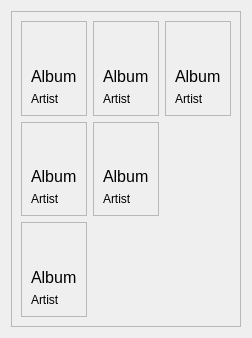
             <widget class="QWidget" name="scrollAreaWidgetContents_3">
              <property name="geometry">
               <rect>
                <x>0</x>
                <y>0</y>
                <width>251</width>
                <height>338</height>
               </rect>
              </property>
              <layout class="QVBoxLayout" name="verticalLayout_37">
               <item>
                <widget class="QFrame" name="liked_container">
                 <property name="sizePolicy">
                  <sizepolicy hsizetype="Preferred" vsizetype="Preferred">
                   <horstretch>0</horstretch>
                   <verstretch>0</verstretch>
                  </sizepolicy>
                 </property>
                 <property name="frameShape">
                  <enum>QFrame::StyledPanel</enum>
                 </property>
                 <property name="frameShadow">
                  <enum>QFrame::Raised</enum>
                 </property>
                 <layout class="QGridLayout" name="gridLayout_3">
                  <item row="0" column="2">
                   <widget class="QFrame" name="liked_card_3">
                    <property name="sizePolicy">
                     <sizepolicy hsizetype="Minimum" vsizetype="Minimum">
                      <horstretch>0</horstretch>
                      <verstretch>0</verstretch>
                     </sizepolicy>
                    </property>
                    <property name="frameShape">
                     <enum>QFrame::StyledPanel</enum>
                    </property>
                    <property name="frameShadow">
                     <enum>QFrame::Raised</enum>
                    </property>
                    <layout class="QVBoxLayout" name="verticalLayout_33">
                     <item>
                      <widget class="QLabel" name="liked_card_img_3">
                       <property name="sizePolicy">
                        <sizepolicy hsizetype="Preferred" vsizetype="Expanding">
                         <horstretch>0</horstretch>
                         <verstretch>0</verstretch>
                        </sizepolicy>
                       </property>
                       <property name="text">
                        <string/>
                       </property>
                       <property name="pixmap">
                        <pixmap resource="resource.qrc">:/icon/icomoon/heart.svg</pixmap>
                       </property>
                       <property name="scaledContents">
                        <bool>false</bool>
                       </property>
                       <property name="alignment">
                        <set>Qt::AlignCenter</set>
                       </property>
                      </widget>
                     </item>
                     <item>
                      <widget class="QLabel" name="liked_card_title_3">
                       <property name="sizePolicy">
                        <sizepolicy hsizetype="Preferred" vsizetype="Preferred">
                         <horstretch>0</horstretch>
                         <verstretch>0</verstretch>
                        </sizepolicy>
                       </property>
                       <property name="font">
                        <font>
                         <pointsize>12</pointsize>
                        </font>
                       </property>
                       <property name="text">
                        <string>Album</string>
                       </property>
                      </widget>
                     </item>
                     <item>
                      <widget class="QLabel" name="liked_card_autor_3">
                       <property name="sizePolicy">
                        <sizepolicy hsizetype="Expanding" vsizetype="Preferred">
                         <horstretch>0</horstretch>
                         <verstretch>0</verstretch>
                        </sizepolicy>
                       </property>
                       <property name="text">
                        <string>Artist</string>
                       </property>
                      </widget>
                     </item>
                    </layout>
                   </widget>
                  </item>
                  <item row="0" column="0">
                   <widget class="QFrame" name="liked_card">
                    <property name="sizePolicy">
                     <sizepolicy hsizetype="Minimum" vsizetype="Minimum">
                      <horstretch>0</horstretch>
                      <verstretch>0</verstretch>
                     </sizepolicy>
                    </property>
                    <property name="frameShape">
                     <enum>QFrame::StyledPanel</enum>
                    </property>
                    <property name="frameShadow">
                     <enum>QFrame::Raised</enum>
                    </property>
                    <layout class="QVBoxLayout" name="verticalLayout_31">
                     <item>
                      <widget class="QLabel" name="liked_card_img">
                       <property name="sizePolicy">
                        <sizepolicy hsizetype="Preferred" vsizetype="Expanding">
                         <horstretch>0</horstretch>
                         <verstretch>0</verstretch>
                        </sizepolicy>
                       </property>
                       <property name="text">
                        <string/>
                       </property>
                       <property name="pixmap">
                        <pixmap resource="resource.qrc">:/icon/icomoon/heart.svg</pixmap>
                       </property>
                       <property name="scaledContents">
                        <bool>false</bool>
                       </property>
                       <property name="alignment">
                        <set>Qt::AlignCenter</set>
                       </property>
                      </widget>
                     </item>
                     <item>
                      <widget class="QLabel" name="liked_card_title">
                       <property name="sizePolicy">
                        <sizepolicy hsizetype="Preferred" vsizetype="Preferred">
                         <horstretch>0</horstretch>
                         <verstretch>0</verstretch>
                        </sizepolicy>
                       </property>
                       <property name="font">
                        <font>
                         <pointsize>12</pointsize>
                        </font>
                       </property>
                       <property name="text">
                        <string>Album</string>
                       </property>
                      </widget>
                     </item>
                     <item>
                      <widget class="QLabel" name="liked_card_autor">
                       <property name="sizePolicy">
                        <sizepolicy hsizetype="Expanding" vsizetype="Preferred">
                         <horstretch>0</horstretch>
                         <verstretch>0</verstretch>
                        </sizepolicy>
                       </property>
                       <property name="text">
                        <string>Artist</string>
                       </property>
                      </widget>
                     </item>
                    </layout>
                   </widget>
                  </item>
                  <item row="1" column="1">
                   <widget class="QFrame" name="liked_card_5">
                    <property name="sizePolicy">
                     <sizepolicy hsizetype="Minimum" vsizetype="Minimum">
                      <horstretch>0</horstretch>
                      <verstretch>0</verstretch>
                     </sizepolicy>
                    </property>
                    <property name="frameShape">
                     <enum>QFrame::StyledPanel</enum>
                    </property>
                    <property name="frameShadow">
                     <enum>QFrame::Raised</enum>
                    </property>
                    <layout class="QVBoxLayout" name="verticalLayout_35">
                     <item>
                      <widget class="QLabel" name="liked_card_img_5">
                       <property name="sizePolicy">
                        <sizepolicy hsizetype="Preferred" vsizetype="Expanding">
                         <horstretch>0</horstretch>
                         <verstretch>0</verstretch>
                        </sizepolicy>
                       </property>
                       <property name="text">
                        <string/>
                       </property>
                       <property name="pixmap">
                        <pixmap resource="resource.qrc">:/icon/icomoon/heart.svg</pixmap>
                       </property>
                       <property name="scaledContents">
                        <bool>false</bool>
                       </property>
                       <property name="alignment">
                        <set>Qt::AlignCenter</set>
                       </property>
                      </widget>
                     </item>
                     <item>
                      <widget class="QLabel" name="liked_card_title_5">
                       <property name="sizePolicy">
                        <sizepolicy hsizetype="Preferred" vsizetype="Preferred">
                         <horstretch>0</horstretch>
                         <verstretch>0</verstretch>
                        </sizepolicy>
                       </property>
                       <property name="font">
                        <font>
                         <pointsize>12</pointsize>
                        </font>
                       </property>
                       <property name="text">
                        <string>Album</string>
                       </property>
                      </widget>
                     </item>
                     <item>
                      <widget class="QLabel" name="liked_card_autor_5">
                       <property name="sizePolicy">
                        <sizepolicy hsizetype="Expanding" vsizetype="Preferred">
                         <horstretch>0</horstretch>
                         <verstretch>0</verstretch>
                        </sizepolicy>
                       </property>
                       <property name="text">
                        <string>Artist</string>
                       </property>
                      </widget>
                     </item>
                    </layout>
                   </widget>
                  </item>
                  <item row="1" column="0">
                   <widget class="QFrame" name="liked_card_4">
                    <property name="sizePolicy">
                     <sizepolicy hsizetype="Minimum" vsizetype="Minimum">
                      <horstretch>0</horstretch>
                      <verstretch>0</verstretch>
                     </sizepolicy>
                    </property>
                    <property name="frameShape">
                     <enum>QFrame::StyledPanel</enum>
                    </property>
                    <property name="frameShadow">
                     <enum>QFrame::Raised</enum>
                    </property>
                    <layout class="QVBoxLayout" name="verticalLayout_34">
                     <item>
                      <widget class="QLabel" name="liked_card_img_4">
                       <property name="sizePolicy">
                        <sizepolicy hsizetype="Preferred" vsizetype="Expanding">
                         <horstretch>0</horstretch>
                         <verstretch>0</verstretch>
                        </sizepolicy>
                       </property>
                       <property name="text">
                        <string/>
                       </property>
                       <property name="pixmap">
                        <pixmap resource="resource.qrc">:/icon/icomoon/heart.svg</pixmap>
                       </property>
                       <property name="scaledContents">
                        <bool>false</bool>
                       </property>
                       <property name="alignment">
                        <set>Qt::AlignCenter</set>
                       </property>
                      </widget>
                     </item>
                     <item>
                      <widget class="QLabel" name="liked_card_title_4">
                       <property name="sizePolicy">
                        <sizepolicy hsizetype="Preferred" vsizetype="Preferred">
                         <horstretch>0</horstretch>
                         <verstretch>0</verstretch>
                        </sizepolicy>
                       </property>
                       <property name="font">
                        <font>
                         <pointsize>12</pointsize>
                        </font>
                       </property>
                       <property name="text">
                        <string>Album</string>
                       </property>
                      </widget>
                     </item>
                     <item>
                      <widget class="QLabel" name="liked_card_autor_4">
                       <property name="sizePolicy">
                        <sizepolicy hsizetype="Expanding" vsizetype="Preferred">
                         <horstretch>0</horstretch>
                         <verstretch>0</verstretch>
                        </sizepolicy>
                       </property>
                       <property name="text">
                        <string>Artist</string>
                       </property>
                      </widget>
                     </item>
                    </layout>
                   </widget>
                  </item>
                  <item row="0" column="1">
                   <widget class="QFrame" name="liked_card_2">
                    <property name="sizePolicy">
                     <sizepolicy hsizetype="Minimum" vsizetype="Minimum">
                      <horstretch>0</horstretch>
                      <verstretch>0</verstretch>
                     </sizepolicy>
                    </property>
                    <property name="frameShape">
                     <enum>QFrame::StyledPanel</enum>
                    </property>
                    <property name="frameShadow">
                     <enum>QFrame::Raised</enum>
                    </property>
                    <layout class="QVBoxLayout" name="verticalLayout_32">
                     <item>
                      <widget class="QLabel" name="liked_card_img_2">
                       <property name="sizePolicy">
                        <sizepolicy hsizetype="Preferred" vsizetype="Expanding">
                         <horstretch>0</horstretch>
                         <verstretch>0</verstretch>
                        </sizepolicy>
                       </property>
                       <property name="text">
                        <string/>
                       </property>
                       <property name="pixmap">
                        <pixmap resource="resource.qrc">:/icon/icomoon/heart.svg</pixmap>
                       </property>
                       <property name="scaledContents">
                        <bool>false</bool>
                       </property>
                       <property name="alignment">
                        <set>Qt::AlignCenter</set>
                       </property>
                      </widget>
                     </item>
                     <item>
                      <widget class="QLabel" name="liked_card_title_2">
                       <property name="sizePolicy">
                        <sizepolicy hsizetype="Preferred" vsizetype="Preferred">
                         <horstretch>0</horstretch>
                         <verstretch>0</verstretch>
                        </sizepolicy>
                       </property>
                       <property name="font">
                        <font>
                         <pointsize>12</pointsize>
                        </font>
                       </property>
                       <property name="text">
                        <string>Album</string>
                       </property>
                      </widget>
                     </item>
                     <item>
                      <widget class="QLabel" name="liked_card_autor_2">
                       <property name="sizePolicy">
                        <sizepolicy hsizetype="Expanding" vsizetype="Preferred">
                         <horstretch>0</horstretch>
                         <verstretch>0</verstretch>
                        </sizepolicy>
                       </property>
                       <property name="text">
                        <string>Artist</string>
                       </property>
                      </widget>
                     </item>
                    </layout>
                   </widget>
                  </item>
                  <item row="2" column="0">
                   <widget class="QFrame" name="liked_card_6">
                    <property name="sizePolicy">
                     <sizepolicy hsizetype="Minimum" vsizetype="Minimum">
                      <horstretch>0</horstretch>
                      <verstretch>0</verstretch>
                     </sizepolicy>
                    </property>
                    <property name="frameShape">
                     <enum>QFrame::StyledPanel</enum>
                    </property>
                    <property name="frameShadow">
                     <enum>QFrame::Raised</enum>
                    </property>
                    <layout class="QVBoxLayout" name="verticalLayout_36">
                     <item>
                      <widget class="QLabel" name="liked_card_img_6">
                       <property name="sizePolicy">
                        <sizepolicy hsizetype="Preferred" vsizetype="Expanding">
                         <horstretch>0</horstretch>
                         <verstretch>0</verstretch>
                        </sizepolicy>
                       </property>
                       <property name="text">
                        <string/>
                       </property>
                       <property name="pixmap">
                        <pixmap resource="resource.qrc">:/icon/icomoon/heart.svg</pixmap>
                       </property>
                       <property name="scaledContents">
                        <bool>false</bool>
                       </property>
                       <property name="alignment">
                        <set>Qt::AlignCenter</set>
                       </property>
                      </widget>
                     </item>
                     <item>
                      <widget class="QLabel" name="liked_card_title_6">
                       <property name="sizePolicy">
                        <sizepolicy hsizetype="Preferred" vsizetype="Preferred">
                         <horstretch>0</horstretch>
                         <verstretch>0</verstretch>
                        </sizepolicy>
                       </property>
                       <property name="font">
                        <font>
                         <pointsize>12</pointsize>
                        </font>
                       </property>
                       <property name="text">
                        <string>Album</string>
                       </property>
                      </widget>
                     </item>
                     <item>
                      <widget class="QLabel" name="liked_card_autor_6">
                       <property name="sizePolicy">
                        <sizepolicy hsizetype="Expanding" vsizetype="Preferred">
                         <horstretch>0</horstretch>
                         <verstretch>0</verstretch>
                        </sizepolicy>
                       </property>
                       <property name="text">
                        <string>Artist</string>
                       </property>
                      </widget>
                     </item>
                    </layout>
                   </widget>
                  </item>
                 </layout>
                </widget>
               </item>
              </layout>
             </widget>
